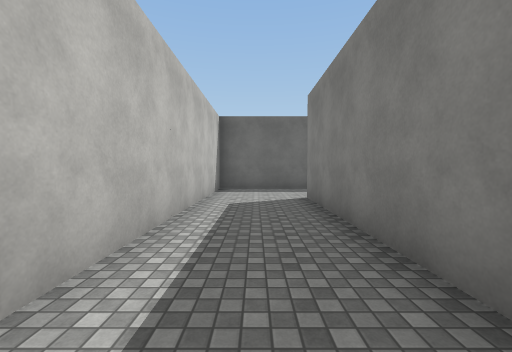
View 1 (above)

18 first-person views from a walk through a scene from a Unity 3-D project. The camera is 1.5 m above the floor, tilts 2° down and sees 90° across. The floor is counted in squares, 2 m on a side. Each view is taken from the middle of a square. On the plan, view 1 faces up. The plan holds only what a view shows up to about 9 squares ahead; the rest is blank. Surface patterns are stand-ins for the level's own textures.

View 2
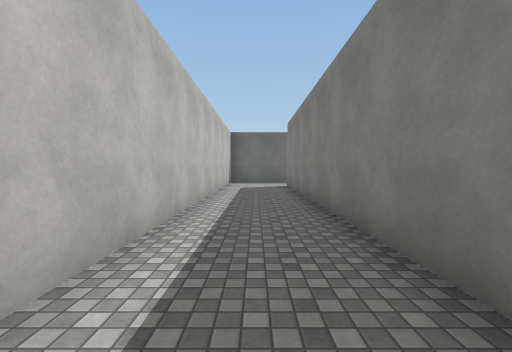

View 3
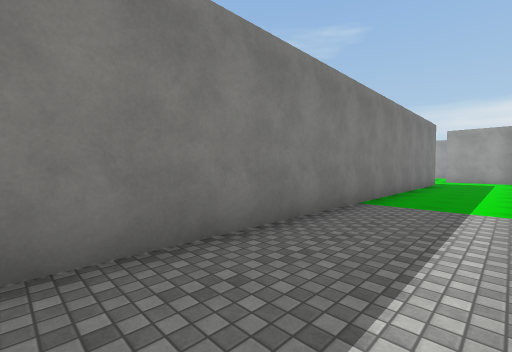

View 4
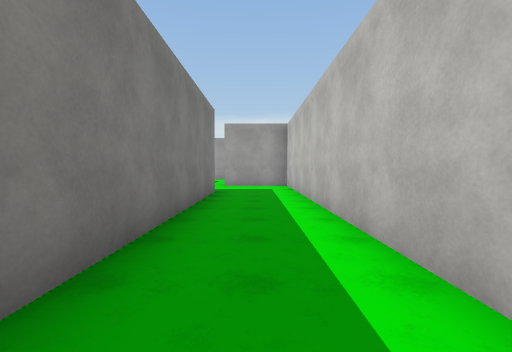

View 5
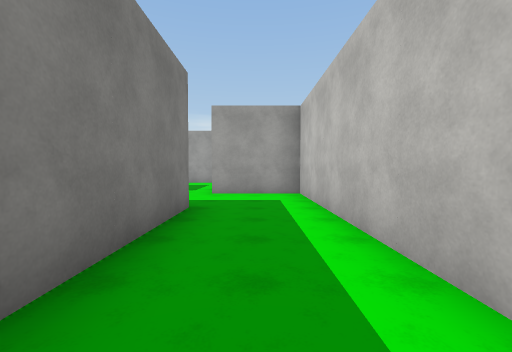

View 6
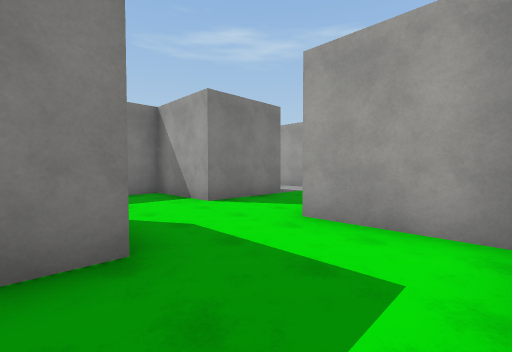

View 7
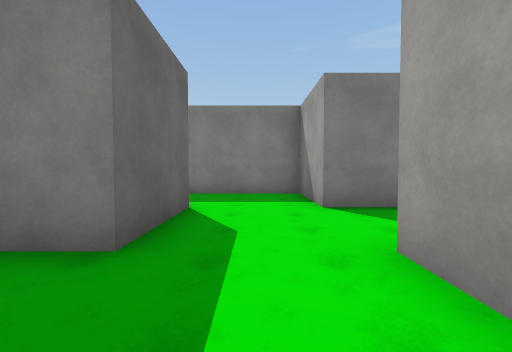

View 8
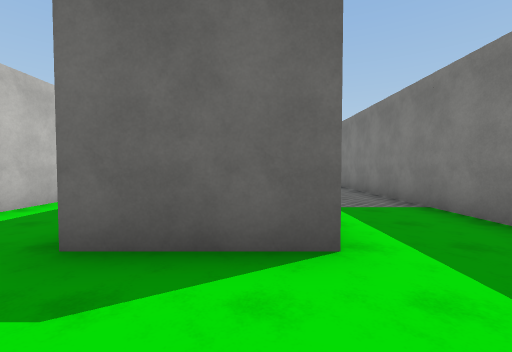

View 9
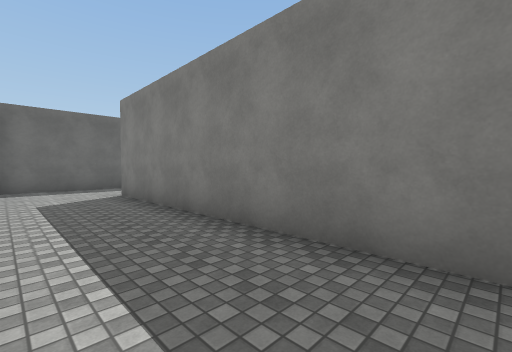

View 10
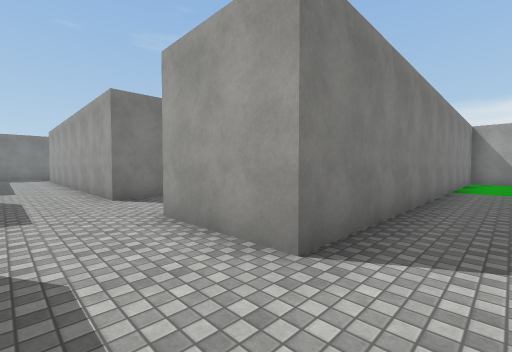

View 11
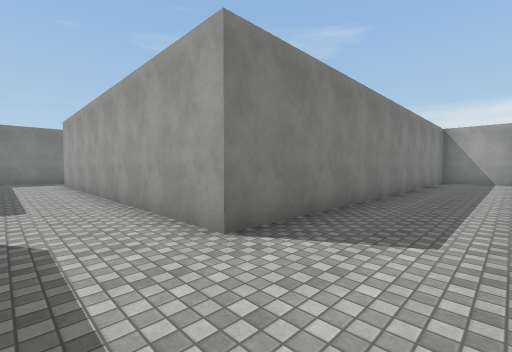

View 12
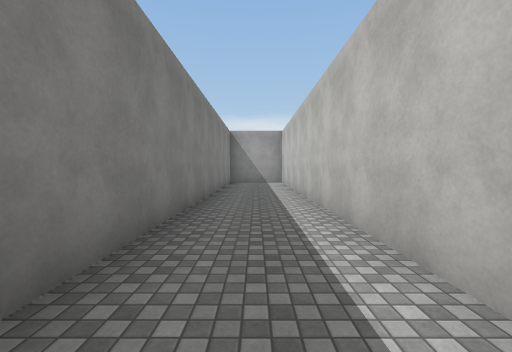

View 13
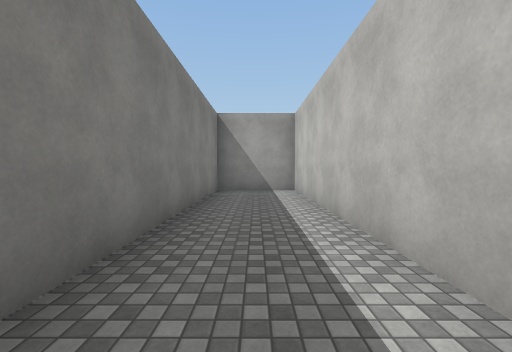

View 14
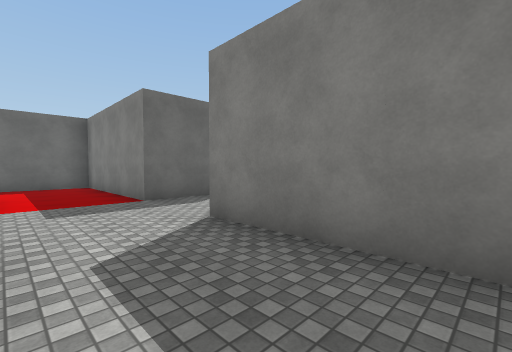

View 15
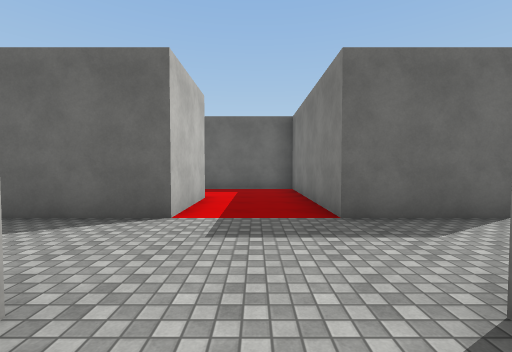

View 16
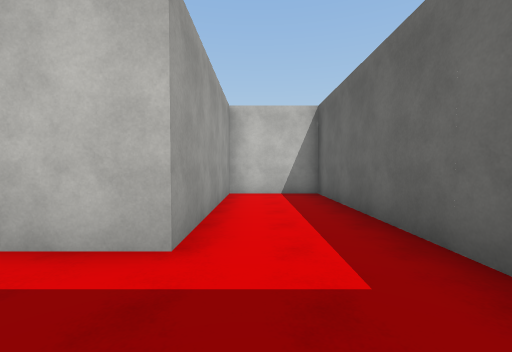

View 17
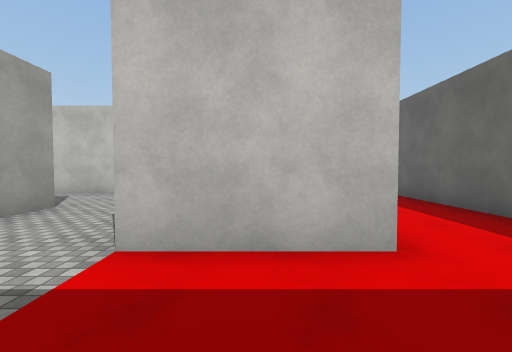

View 18
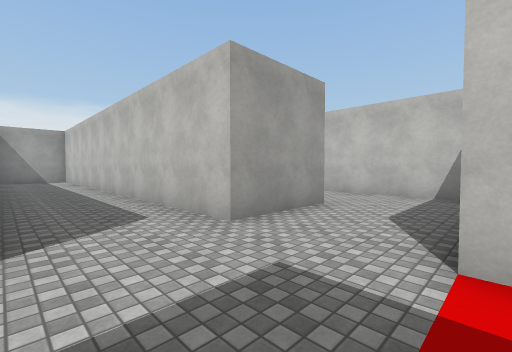

### Floor plan
Points are (right, up) in squares from view 1. A wall is a line through its corners. A room is listed if a view was taken in it or the views show most of it. See-through windows are left out.
Room 1 (views 1, 2, 3, 4, 5, 6, 7, 8, 9, 10)
walls: (-1.2, -7.1) (-1.2, -16.3) (1.2, -16.3); (3.7, -1.8) (3.7, -5.8); (3.9, -13.8) (1.2, -13.8) (1.2, 6.2); (8.7, -1.3) (3.9, -1.3); (3.7, -18.8) (3.7, -16.3) (6.3, -16.3) (6.3, -3.8) (8.7, -3.8); (1.9, 8.7) (-1.2, 8.7) (-1.2, -2.9)
ways out: opening at (7.5, -2.5) to room 2; opening at (2.5, -17.5)
Room 2 (views 11, 12, 13, 14, 15, 16, 17, 18)
walls: (8.7, -3.8) (8.7, -16.3) (11.2, -16.3) (11.2, -3.8) (13.4, -3.8); (13.9, -1.3) (11.2, -1.3) (11.2, 3.8) (3.7, 3.8) (3.7, 1.3) (8.7, 1.3) (8.7, -1.3)
ways out: opening at (7.5, -2.5) to room 1; opening at (12.5, -2.5)

Positions as (right, up) in squares from view 1, and headings:
1: (0, 0), facing up
2: (0, -4), facing up
3: (-1, -1), facing down-right
4: (0, -6), facing down
5: (0, -9), facing down
6: (-1, -13), facing down-right
7: (-1, -15), facing right
8: (3, -16), facing up
9: (4, -11), facing up-right
10: (5, -2), facing down-right
11: (9, -2), facing down-right
12: (10, -4), facing down
13: (10, -8), facing down
14: (9, -7), facing up-right
15: (10, -5), facing up
16: (11, 2), facing left
17: (11, 0), facing left
18: (11, -1), facing down-left
